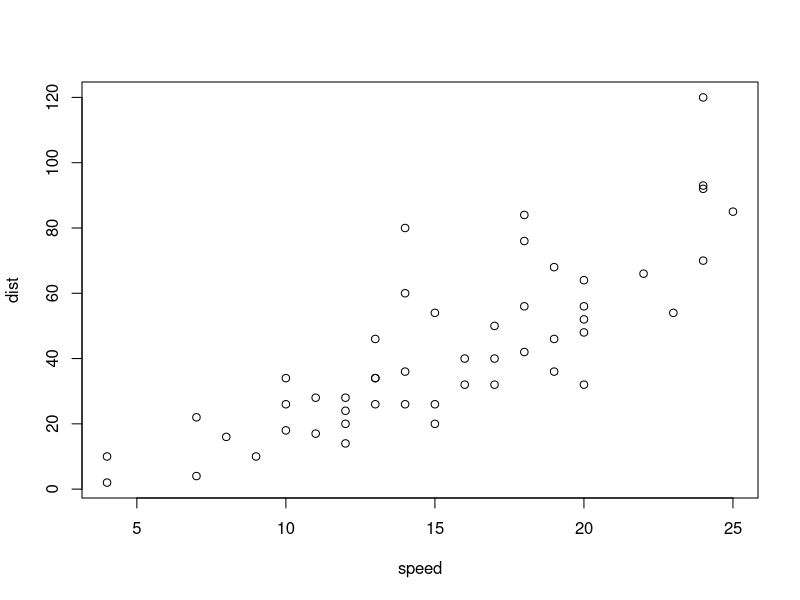
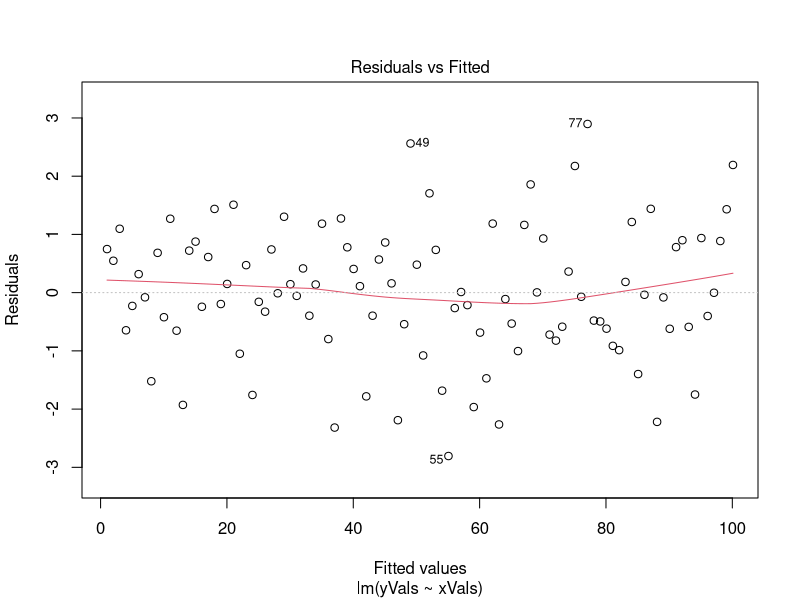
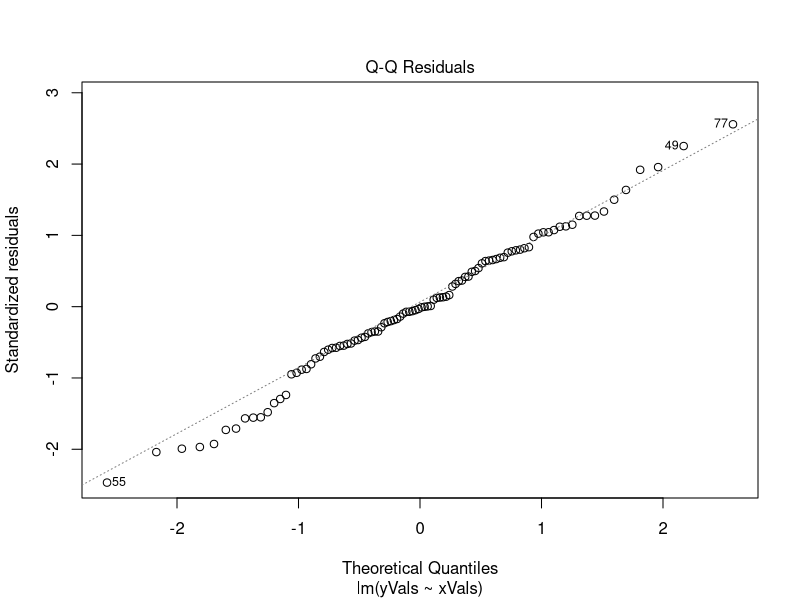
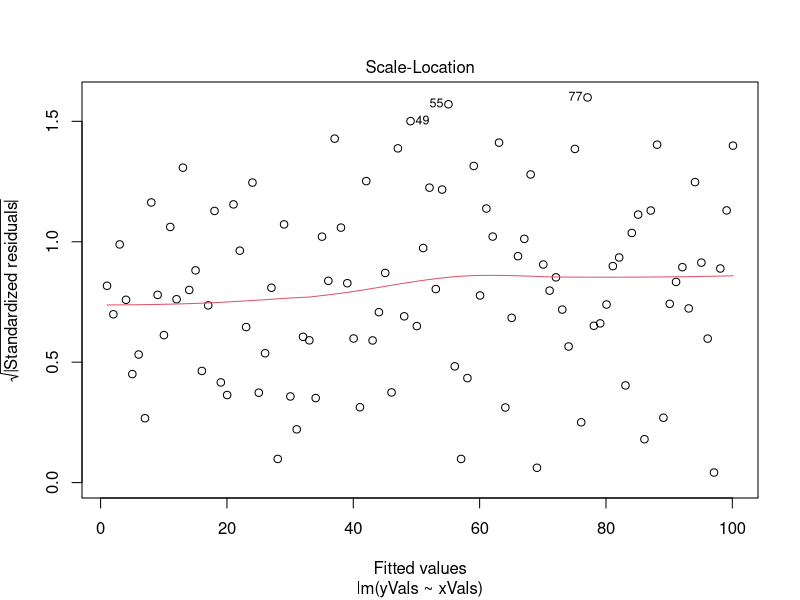
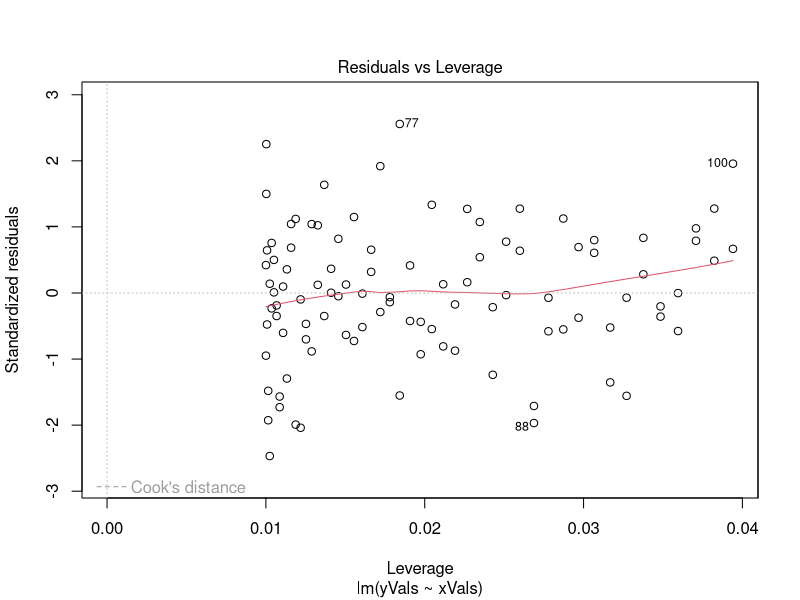

Reproduce these figures in R, in order.
## ---- chunk 1
summary(cars)
## ---- chunk 2
plot(cars)
## ---- chunk 3
xVals <- 1:100
yVals <- rnorm(100) + xVals

model <- lm(yVals ~ xVals)
plot(model)
## ---- chunk 4
model$call
